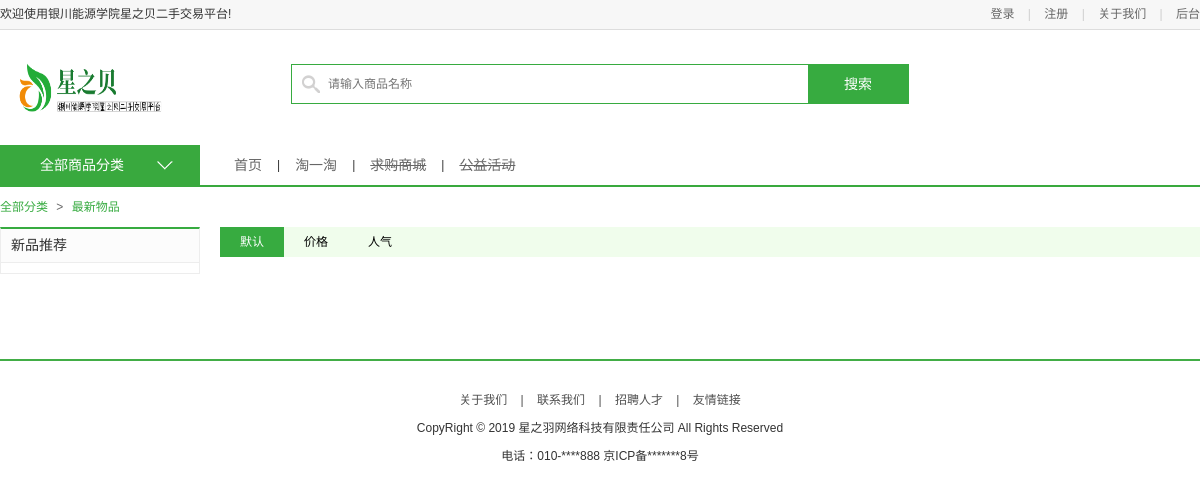
The page /list/all/ on the database as committed earlier.
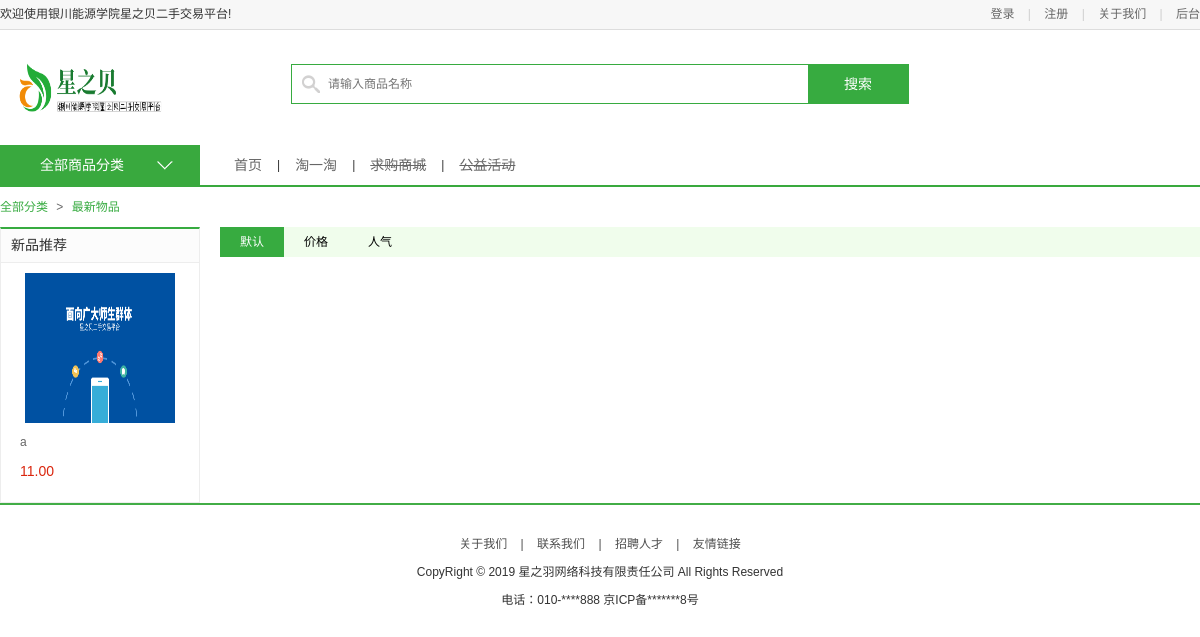
The same page on the database as committed later.
### apps/df_goods/models.py (models this page shows, shortened)
class GoodsInfo(models.Model):
    DEGREE = (
        ('9', '9成'),
        ('8', '8成'),
        ('7', '7成'),
        ('6', '6成'),
        ('5', '5成以下'),
    )
    TYPE = (
        ('costume','服饰配饰'),
        ('electronics','数码科技'),
        ('sport','运动代步'),
        ('stationery','书籍文具'),
        ('game','虚拟产品'),
        ('other','其他'),
    )
    goods_introduce_default = """
<h1>卖家姓名：XXX</h1>

<h1>卖家所在宿舍：XXX</h1>

<h1>卖家联系方式：</h1>

    <h1>QQ：</h1>

    <h1>微信：</h1>

    <h1>手机号：</h1>




    """
    goods_pic = models.ImageField(upload_to='goods/%Y/%m', blank=True, verbose_name='商品图片')
    goods_name = models.CharField(max_length=30, verbose_name='商品名称')
    goods_detail = models.CharField(max_length=200, verbose_name='商品描述')
    goods_degree = models.CharField(verbose_name='商品新旧程度', choices=DEGREE, max_length=16)
    goods_introduce = HTMLField(verbose_name='商品介绍页', default=goods_introduce_default)
    goods_old_price = models.DecimalField(max_digits=5, decimal_places=2, verbose_name='商品原价(￥)', default=100)
    goods_price = models.DecimalField(max_digits=5, decimal_places=2, verbose_name='商品价格(￥)')
    goods_click = models.IntegerField(verbose_name='商品人气', default=0)
    goods_type = models.CharField(max_length=16, choices=TYPE, verbose_name='商品类型')
    isDelete = models.BooleanField(default=False, verbose_name='是否删除')
    is_recommend = models.BooleanField(default=False, verbose_name='首页推荐')
    add_time = models.DateTimeField(auto_now_add=True, verbose_name='商品添加时间')
    class Meta:
        verbose_name = '商品信息'
        verbose_name_plural = verbose_name

### apps/df_goods/views.py (the view)
# urls.py: path('list/<str:classify>/', List.as_view(),  name='list'),
class List(View):
    def get(self, request, classify):
        if classify == 'all':
            all_goods = GoodsInfo.objects.all()
        else:
            all_goods = GoodsInfo.objects.filter(goods_type=classify)
        sort = request.GET.get('sort',"")
        if sort:
            if sort == "goods_price":
                all_goods = all_goods.order_by("-goods_price")  #价格排序
            elif sort == "goods_click":
                all_goods = all_goods.order_by("-goods_click")  #人气排序
        all_good_s = all_goods.order_by("-add_time")  # 日期排序
        try:
            page = request.GET.get('page', 1)
        except PageNotAnInteger:
            page = 1
        p = Paginator(all_goods, 5)
        all_goods = p.page(page)
        return render(request, 'list.html',{
            'all_goods':all_goods,
            'sort':sort,  #商品排序增加的
            'all_good_s':all_good_s,
        })

### templates/list.html (shortened to what this page needs)
{% extends 'base.html' %}
{% load static %}
{% block css %}
    <link rel="stylesheet" type="text/css" href="{% static 'css/style.css' %}">
{% endblock %}
{% block body %}
    <div class="navbar_con">
        <div class="navbar clearfix">
            <div class="subnav_con fl">
                <h1>全部商品分类</h1>
                <span></span>
            </div>
            <ul class="navlist fl">
                <li><a href="{% url 'goods:index' %}">首页</a></li>
                <li class="interval">|</li>
                <li><a href="{% url 'goods:list' 'all' %}">淘一淘</a></li>
                <li class="interval">|</li>
				<li><a href="" style="text-decoration:line-through;" onclick="alert('暂未开发完成,敬请期待')">求购商城</a></li>
                <li class="interval">|</li>
                <li><a href="" style="text-decoration:line-through;" onclick="alert('暂未开发完成,敬请期待')">公益活动</a></li>
            </ul>
        </div>
    </div>
    <div class="breadcrumb">
        <a href="#">全部分类</a>
        <span>></span>
        <a href="#">最新物品</a>
    </div>
    <div class="main_wrap clearfix">
        <div class="l_wrap fl clearfix">
            <div class="new_goods">
                <h3>新品推荐</h3>
                <ul>
                    {% for new_good in all_good_s %}
                        <li>
                            <a href="{% url 'goods:detail' %}?good_id={{ new_good.id }}"><img
                                    src="{{ MEDIA_URL }}{{ new_good.goods_pic }}"></a>
                            <h4>
                                <a href="{% url 'goods:detail' %}?good_id={{ new_good.id }}">{{ new_good.goods_name }}</a>
                            </h4>
                            <div class="prize">{{ new_good.goods_price }}</div>
                        </li>
                    {% endfor %}
                </ul>
            </div>
        </div>
        <div class="r_wrap fr clearfix">
            <div class="sort_bar">
                <a href="?sort=" class="{% if sort == '' %}active{% endif %}">默认</a>
                <a href="?sort=goods_price" class="{% if sort == 'goods_price' %}active{% endif %}">价格</a>
                <a href="?sort=goods_click" class="{% if sort == 'goods_click' %}active{% endif %}">人气</a>
            </div>
            <div class="pagenation">
            </div>
        </div>
    </div>
{% endblock %}

### templates/base.html (shortened to what this page needs)
{% load static %}
<!DOCTYPE html>
<html lang="en">
<head>
    {% include 'base_css_js.html' %}
    {% block css %}
    {% endblock %}
</head>
<body>
<div class="header_con">
    <div class="header">
        <div class="welcome fl">欢迎使用银川能源学院星之贝二手交易平台!</div>
        <div class="fr">
            {% if request.session.is_login %}
                <div class="login_info fl">
                    欢迎您：<em>{{ request.session.user_name }}({{ request.session.user_sno }})</em>
                </div>
            {% else %}
                <div class="login_btn fl">
                    <a href="{% url 'user:login' %}">登录</a>
                    <span>|</span>
                    <a href="{% url 'user:register' %}">注册</a>
                    <span>|</span>
                    <a href="{% url 'user:register' %}">关于我们</a>
                    <span>|</span>
                    <a href="/admin/">后台</a>
                </div>
            {% endif %}
        </div>
    </div>
</div>
<div class="search_bar clearfix">
    <a href="{% url 'goods:index' %}" class="logo fl"><img src="{% static 'images/logo/logo.png' %}" width="150"
                                                           height="59"></a>
    <div class="search_con fl">
        <form method="get" action="{% url 'goods:search' %} ">
            <input type="text" name="keyboard" id="keyboard" class="input_text" value="" placeholder="请输入商品名称">
            <input type="submit" class="input_btn fr" name="" value="搜索">
        </form>
    </div>
</div>
{% block body %}
{% endblock %}
{% include 'base_foot.html' %}
</body>
</html>

### templates/base_css_js.html (shortened to what this page needs)
{% load static %}
<link rel="stylesheet" type="text/css" href="{% static 'css/reset.css' %}">
<link rel="stylesheet" type="text/css" href="{% static 'css/main.css' %}">

### templates/base_foot.html
	<div class="footer no-mp">
		<div class="foot_link">
			<a href="#">关于我们</a>
			<span>|</span>
			<a href="#">联系我们</a>
			<span>|</span>
			<a href="#">招聘人才</a>
			<span>|</span>
			<a href="#">友情链接</a>
		</div>
		<p>CopyRight © 2019 星之羽网络科技有限责任公司 All Rights Reserved</p>
		<p>电话：010-****888    京ICP备*******8号</p>
	</div>

### static/css/main.css (style rules this page uses)
body { font-family:'Microsoft Yahei';font-size:12px;color:#666; }
html,body { height:100% }
.header_con { background-color:#f7f7f7; height:29px; border-bottom:1px solid #dddddd }
.header { width:1200px; height:29px; margin:0 auto; }
.welcome,.login_info,.login_btn,.user_link { line-height:29px; }
.login_btn a,.user_link a { color:#666; }
.login_btn span,.user_link span { color:#cecece; margin:0 10px; }
.search_bar { width:1200px;height:115px;margin:0 auto; }
.logo { width:150px;height:59px;margin:29px 0 0 17px; }
.search_con { width:616px;height:38px;border:1px solid #37ab40;margin:34px 0 0 124px;background:url(../images/icons.png) 10px -338px no-repeat; }
.search_con .input_text { width:470px;height:34px;border:0px;margin:2px 0 0 36px;outline:none;font-size:12px;color:#737272;font-family:'Microsoft Yahei' }
.search_con .input_btn { width:100px;height:38px;background-color:#37ab40;border:0px;font-size:14px;color:#fff;font-family:'Microsoft Yahei';outline:none;cursor:pointer; }
.navbar_con { height:40px;border-bottom:2px solid #39a93e }
.navbar { width:1200px;margin:0 auto; }
.navbar h1 { width:200px;height:40px;line-height:40px;text-align: center;font-size:14px;color:#fff;background-color:#39a93e; }
.navbar .subnav_con { width:200px;height:40px;background-color:#39a93e;position:relative;cursor:pointer; }
.navbar .subnav_con h1 { position:absolute;left:0;top:0;text-align:left;text-indent:40px }
.navbar .subnav_con span { display:block;width:16px;height:9px;background:url(../images/down.png) no-repeat;position:absolute;right:27px;top:16px;transition:all 300ms ease-in; }
.navlist { margin-left:34px; }
.navlist li { height:40px;float:left;line-height:40px; }
.navlist li a { color:#666;font-size:14px }
.navlist .interval { margin:0 15px; }
.footer { border-top:2px solid #42ad46; margin:30px 0; }
.foot_link { text-align:center;margin-top:30px; }
.foot_link a,.foot_link span { color:#4e4e4e; }
.foot_link span { padding:0 10px }
.footer p { text-align:center; margin-top:10px; }
.breadcrumb { width:1200px;height:40px;margin:0 auto; }
.breadcrumb a { line-height:40px;color:#37ab40 }
.breadcrumb span { line-height:40px;color:#666;padding:0 5px; }
.main_wrap { width:1200px;margin:0 auto; }
.l_wrap { width:200px; }
.r_wrap { width:980px; }
.new_goods { border:1px solid #ededed; border-top:2px solid #37ab40; padding-bottom:10px; }
.new_goods h3 { height:33px;line-height:33px;background-color:#fcfcfc;border-bottom:1px solid #ededed;font-size:14px;font-weight:normal;text-indent:10px; }
.new_goods ul { width:160px;margin:0 auto;overflow:hidden; }
.new_goods li { border-bottom:1px solid #ededed;margin-bottom:-1px; }
.new_goods li img { display:block;width:150px;height:150px;margin:10px auto; }
.new_goods li h4 { width:160px;margin:0 auto; }
.new_goods li h4 a { font-weight:normal;color:#666;display:block;width:160px;overflow:hidden;white-space:nowrap;text-overflow:ellipsis; }
.new_goods li .prize { font-size:14px;color:#da260e;margin:10px auto; }
.sort_bar { height:30px;background-color:#f0fdec }
.sort_bar a { display:block;height:30px;line-height:30px;padding:0 20px;float:left;color:#000 }
.sort_bar .active { background-color:#37ab40;color:#fff; }
.pagenation { height:32px;text-align:center;font-size:0;margin:30px auto; }
.no-mp { margin-top:0px; }

### static/css/style.css (style rules this page uses)
fieldset,img { border:0; }
ol,ul { list-style:none;list-style-position:outside; }
body,button,input,select,textarea { font:12px/1.5 微软雅黑,arial,sans-serif; }
button,input,select,textarea,h1,h2,h3,h4,h5,h6 { font-size:100%; }
body { color:#333;min-width: 1120px; }
a { color:#333;text-decoration:none; }

Rows that differ between the two databases and show on the page:
added GoodsInfo: goods_pic (picture), goods_name "a", goods_price "11.00"
